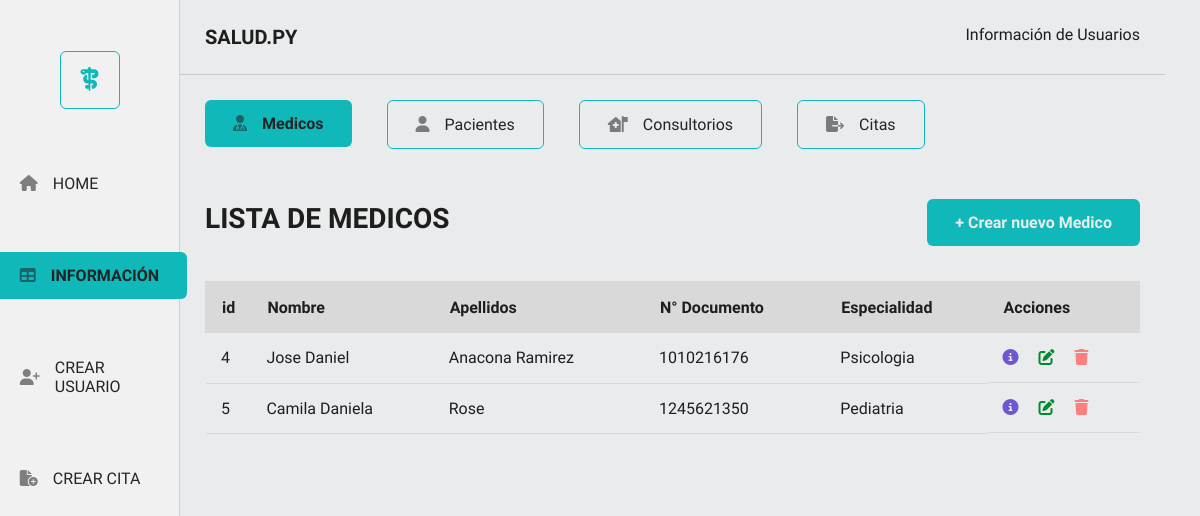
The page /medicos on the database as committed earlier.
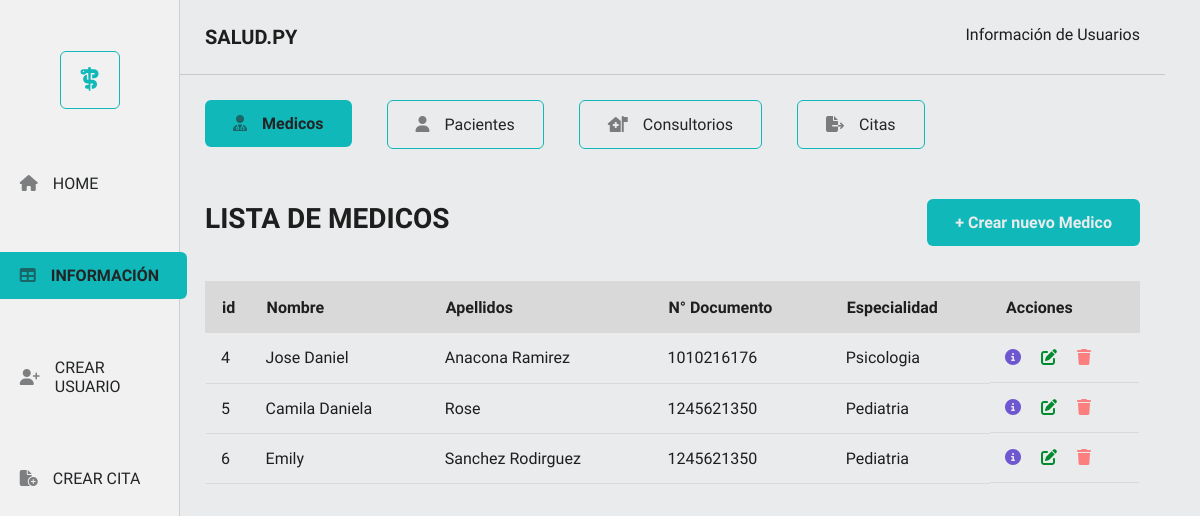
The same page on the database as committed later.
### app/models.py (models this page shows)
class Medico(db.Model):
    __tablename__='medicos'
    id = db.Column(db.Integer, primary_key = True )
    nombres = db.Column(db.String(120), nullable = True )
    apellidos = db.Column(db.String(120), nullable = True)
    tipo_identificacion = db.Column(db.String(4), nullable = True)
    numero_identificacion = db.Column(db.Integer)
    registro_medico = db.Column(db.Integer)
    especialidad = db.Column(db.String(50))
    citas = db.relationship("Cita" , backref = "medico" )

### app/routes.py (the view)
@app.route('/medicos')
def get_all_medicos():
    medicos = Medico.query.all()
    return render_template('medicos/medicos.html', medicos = medicos)

### app/templates/medicos/medicos.html (shortened to what this page needs)
<!DOCTYPE html>
<html lang="en">
  <head>
    <link rel="stylesheet" href="/app/styles/styles.css">
    <link rel="stylesheet" href="{{ url_for('static', filename='styles.css' )}}">
    <link rel="stylesheet" href="{{ url_for('static', filename='navs/menuLeft.css')}}">
    <link rel="stylesheet" href="{{ url_for('static', filename = 'info/infoUser.css')}}">
  </head>
  <body>
    <section class="sectionHomeTable">
      <section class="navLeft">
        <div class="logoNav"><span><i class="fa-solid fa-staff-snake"></i></span></div>
        <div class="navMenuLeft">
          <ul>
            <li><a class="botonLineNone" href="http://127.0.0.1:5000/"><span><i class="fa-solid fa-house"></i></span>HOME</a></li>
            <li><a class="botonPrimary" href="http://127.0.0.1:5000/medicos"><span><i class="fa-solid fa-table"></i></span>INFORMACIÓN</a></li>
            <li><a class="botonLineNone" href="http://127.0.0.1:5000/medicos/create"><span><i class="fa-solid fa-user-plus"></i></span>CREAR USUARIO</a></li>
            <li><a class="botonLineNone" href="http://127.0.0.1:5000/citas/create"><span><i class="fa-solid fa-file-circle-plus"></i></span>CREAR CITA</a></li>
          </ul>
        </div>
      </section>
      <section class="contenidoRight">
        <nav>
          <div class="headerRight">
            <h3>SALUD.PY</h3>
            <p>Información de Usuarios</p>
          </div>
          <div class="navInfoRight">
            <ul>
              <li><a class="botonPrimary" href="http://127.0.0.1:5000/medicos"><span><i class="fa-solid fa-user-doctor"></i></span>Medicos</a> </li>
              <li><a class="botonLine" href="http://127.0.0.1:5000/pacientes"><span><i class="fa-solid fa-user"></i></span> Pacientes </a></li>
              <li><a class="botonLine" href="http://127.0.0.1:5000/consultorios"><span><i class="fa-solid fa-house-medical-flag"></i></span>Consultorios </a></li>
              <li><a class="botonLine" href="http://127.0.0.1:5000/citas"><span><i class="fa-solid fa-file-export"></i></span>Citas</a></li>
            </ul>
          </div>
        </nav>
        <section class="containerRight">
          <div class="navHeaderTable">
            <h3 class="titleTable">LISTA DE MEDICOS</h3>
            <a class="botonPrimary" href="http://127.0.0.1:5000/medicos/create">+ Crear nuevo Medico</a>
          </div>
          <article>
            <table class="table">
              <thead class="tableTitle">
                <tr>
                  <th>id</th>
                  <th>Nombre</th>
                  <th>Apellidos</th>
                  <th>N° Documento</th>
                  <th>Especialidad</th>
                  <th>Acciones</th>
                </tr>
              </thead>
              <tbody>
                {% for medico in medicos %}
                <tr>
                  <td>{{ medico.id }}</td>
                  <td>{{ medico.nombres }}</td>
                  <td>{{ medico.apellidos }}</td>
                  <td>{{ medico.numero_identificacion}}</td>
                  <td>{{ medico.especialidad }}</td>
                  <td class="accionIcon">
                    <a class="iconInfo" href="/medicos/{{ medico.id }}"><i class="fa-solid fa-circle-info"></i></a>
                    <a class="iconUpdate" href="/medicos/update/{{ medico.id}}"><i class="fa-solid fa-pen-to-square"></i></a>
                    <a class="iconDelete" href="/medicos/delete/{{ medico.id }}"><i class="fa-solid fa-trash"></i></a>
                  </td>
                </tr>
                {% endfor %}
              </tbody>
            </table>
          </article>
        </section>
      </section>
    </section>
  </body>
</html>

### app/static/styles.css (style rules this page uses)
:root { --font-family-style : "Sarabun", sans-serif; --color-primary: #E9EBEC; --color-secundary: #10B8B9; --color-font : #1E1E1E; --color-font-text: #222426; --color-bg-secondary: #f1f1f1; --color-extra-bg: #D9D9D9; --color-delete: #FC7F7F; --color-upgrade:#008B2F; --color-details:#7057D2; --color-extra-rgba: rgba(34, 36, 38, 0.17); --color-icon-rgba:rgba(34, 36, 38, 0.56); --linea-color: 1px solid var(--color-extra-rgba); --border-butom: 1px solid var(--color-secundary); }
* { margin: 0; padding: 0; box-sizing: border-box; }
body { background-color: var(--color-primary); font-family: var(--font-family-style); color: var(--color-font); }
.sectionHomeTable { display: flex; }
.botonPrimary { display: flex; gap: 15px; align-items: center; border-radius: 6px; padding: 14px 28px; background-color: var(--color-secundary); text-decoration: none; color: var(--color-primary); font-weight: 600; }
.botonLine { display: flex; gap: 15px; align-items: center; border-radius: 6px; padding: 14px 28px; border: 1px solid var(--color-secundary); }
.botonLineNone { display: flex; gap: 15px; align-items: center; border-radius: 6px; padding: 14px 28px; }
.contenidoRight { width: 100%; padding-right: 35px; }
.headerRight { padding: 25px; display: flex; justify-content: space-between; border-bottom: var(--linea-color); }
.headerRight h3 { font-size: 1.25rem; font-weight: 600; }

### app/static/navs/menuLeft.css (style rules this page uses)
:root { --color-primary: #E9EBEC; --color-secundary: #10B8B9; --color-font : #1E1E1E; --color-font-text: #222426; --color-bg-secondary: #f1f1f1; --color-extra-bg: #D9D9D9; --color-delete: #FC7F7F; --color-upgrade:#008B2F; --color-details:#7057D2; --color-extra-rgba: rgba(34, 36, 38, 0.17); --color-icon-rgba:rgba(34, 36, 38, 0.56); --linea-color: 1px solid var(--color-extra-rgba); --border-butom: 1px solid var(--color-secundary); }
.navLeft { width: 15%; border-right: var(--linea-color); height: 100vh; background: var(--color-bg-secondary); }
.logoNav { height: 20vh; display: flex; align-items: center; justify-content: center; }
.logoNav span { font-size: 1.5rem; border: var(--border-butom); padding: 14px 20px; border-radius: 6px; color: var(--color-secundary); }
.navMenuLeft { display: flex; justify-content: center; align-items: center; }
.navMenuLeft ul { list-style-type: none; display: flex; flex-direction: column; gap: 45px; }
.navLeft ul li a { text-decoration: none; color: var(--color-font-text); }
.navLeft ul li a span { color: var(--color-icon-rgba); }

### app/static/info/infoUser.css (style rules this page uses)
:root { --color-primary: #E9EBEC; --color-secundary: #10B8B9; --color-font : #1E1E1E; --color-font-text: #222426; --color-bg-secondary: #f1f1f1; --color-extra-bg: #D9D9D9; --color-delete: #FC7F7F; --color-upgrade:#008B2F; --color-details:#7057D2; --color-extra-rgba: rgba(34, 36, 38, 0.17); --color-icon-rgba:rgba(34, 36, 38, 0.56); --linea-color: 1px solid var(--color-extra-rgba); --border-butom: 1px solid var(--color-secundary); }
.navInfoRight { padding: 25px; }
.navInfoRight ul { display: flex; list-style-type: none; gap: 35px; }
.navInfoRight ul li a { text-decoration: none; color: var(--color-font-text); }
.navInfoRight ul li a span { color: var(--color-icon-rgba); }
.containerRight { padding: 25px; }
.navHeaderTable { display: flex; justify-content: space-between; align-items: baseline; margin-bottom: 35px; }
.navHeaderTable h3 { font-size: 1.75rem; }
.table { width: 100%; border-collapse: collapse; }
.tableTitle { height: 50px; text-align: left; border-radius: 6px; align-items: baseline; }
.tableTitle tr { background-color: var(--color-extra-bg); border-color: none; margin-left: 15px; }
.tableTitle th { border: 2px solid var(--color-extra-bg); padding-left: 15px; }
.table td { height: 50px; border-bottom: 1px solid var(--color-extra-bg); padding-left: 15px; }
.accionIcon { display: flex; gap: 20px; align-items: center; }
.iconInfo { color: var(--color-details); }
.iconUpdate { color: var(--color-upgrade); }
.iconDelete { color: var(--color-delete); }

Rows that differ between the two databases and show on the page:
added Medico: id "6", nombres "Emily", apellidos "Sanchez Rodirguez", numero_identificacion "1245621350", especialidad "Pediatria"
